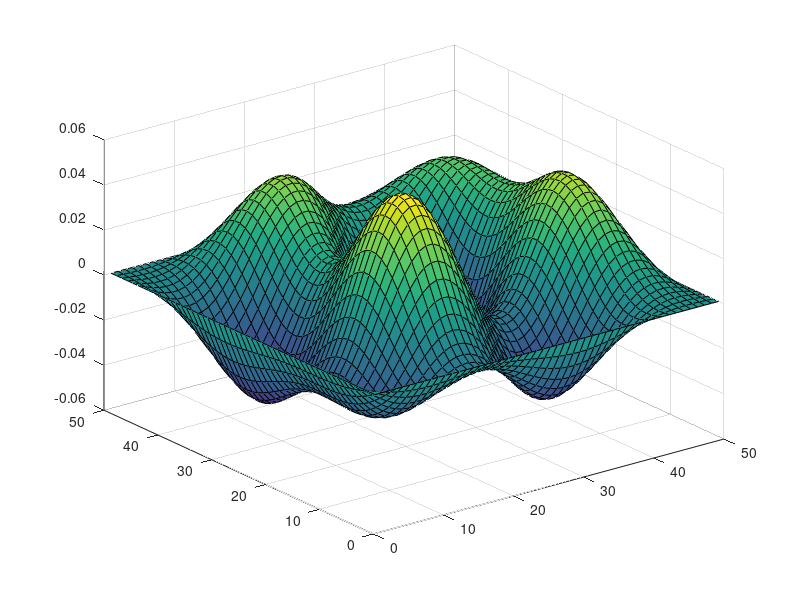

This chart was generated by the following MATLAB code:
bc = [0,0,0,0];
nx = 50;
ny = 50;
deltax = 1;
deltay = 1;
B = zeros(1, nx*ny);


G = sparse(nx*nx, ny*ny);

for i = 1:nx
   G(nx,:) = 0;
   G(nx,nx) = 1; 
end




for i = 1:nx
    for j = 1:ny
        n = j + (i-1)*ny;
        
        if i == 1 || i == nx
           G(n,:) = 0;
           G(n,n) = 1;
        elseif j == ny || j == 1
           G(n,:) = 0;
           G(n,n) = 1;
        else
            G(n,n) = -4;
            G(n,j + (i-2)*ny) = 1;
            G(n,j-1 + (i-1)*ny) = 1;
            G(n,j+1 + (i-1)*ny) = 1;
            G(n,j + (i)*ny) = 1;
        end
        
        
        
    end
end


[E,D] = eigs(G,9,'SM');

V = zeros(50,50,9);


for i = 1:9
   V(:,:,i)= reshape(E(:,i), nx, ny);
end
surf(V(:,:,9));
